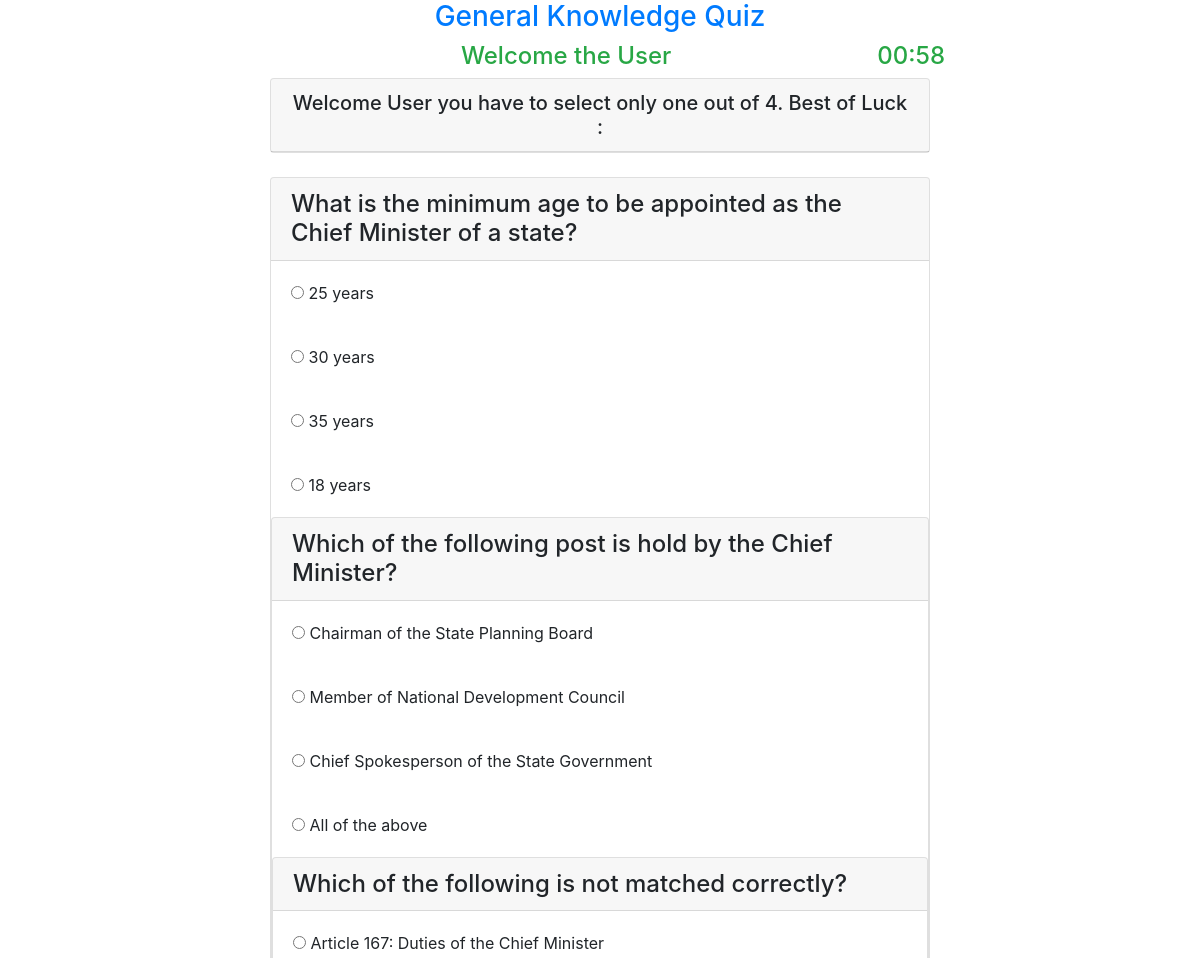
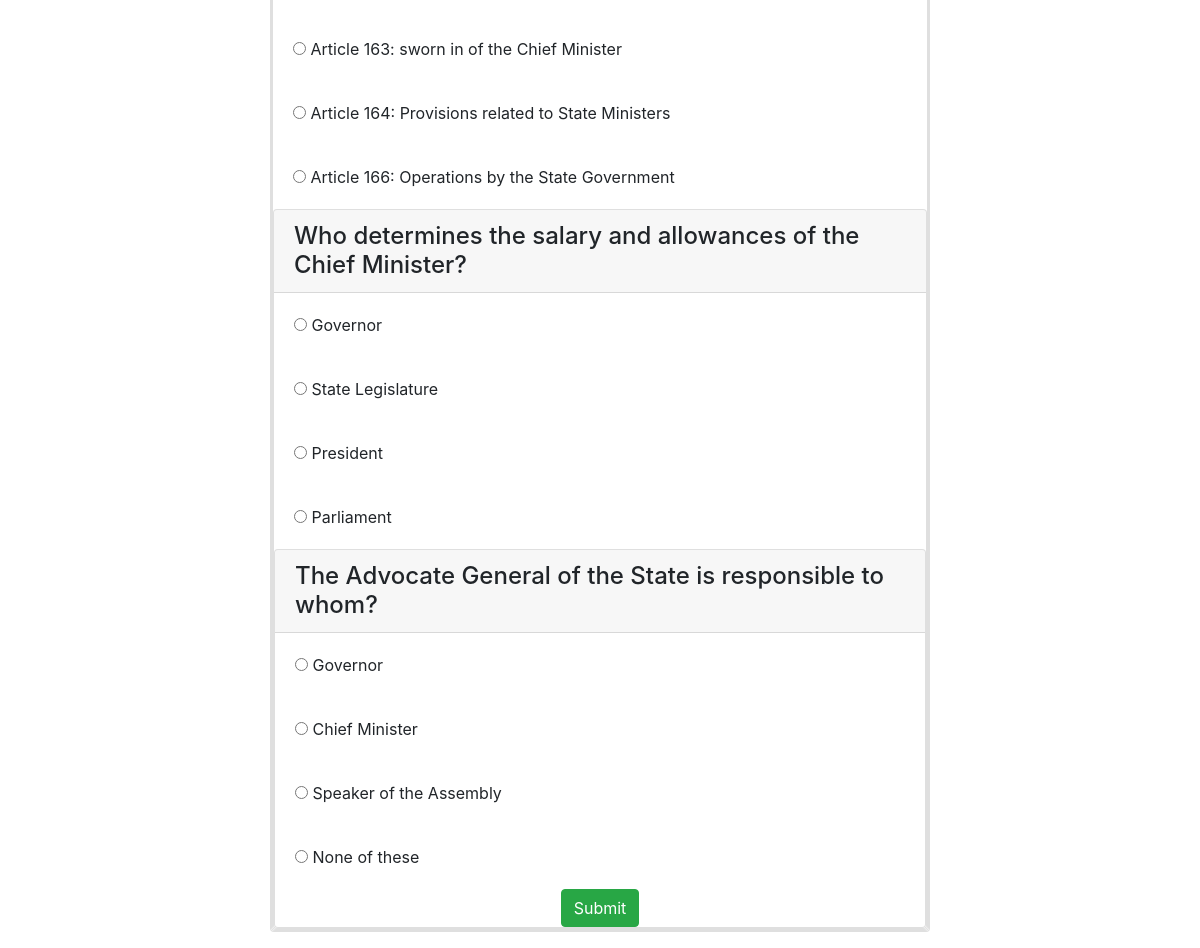
Screenshot of /mediumquiz.php with the database file from the repository (2 pictures, top to bottom).
### tables this page shows
CREATE TABLE IF NOT EXISTS `mediumq` (
  `mqid` int(250) NOT NULL AUTO_INCREMENT,
  `mquestion` varchar(250) NOT NULL,
  `m_ans_id` int(200) NOT NULL,
  PRIMARY KEY (`mqid`)
);

CREATE TABLE IF NOT EXISTS `mediumans` (
  `m_aid` int(250) NOT NULL AUTO_INCREMENT,
  `m_answer` varchar(250) NOT NULL,
  `m_ans_id` int(250) NOT NULL,
  PRIMARY KEY (`m_aid`)
);

### mediumquiz.php (the view, shortened to what this page needs)
<?php
	$servername = "localhost";
	$username = "root";
	$password = "";
	$db="quiz";
	$conn = new mysqli($servername, $username, $password, $db);
?>
<html>
	<head>
		<link rel="stylesheet" href="https://maxcdn.bootstrapcdn.com/bootstrap/4.5.2/css/bootstrap.min.css">
		<link rel="stylesheet" type="text/css" href="css/style.css">
	</head>
	<body onload="timeout()">
		<div class="container">
			<h3 class="text-center text-primary">General Knowledge Quiz</h3>
			<h4 class="text-center text-success">Welcome the User
			<div id="time" style="float:right">timeout</div></h4>
		<div class="col-lg-12 m-auto d-block">
			<div class="card">
				<h5 class="text-center card-header">Welcome User you have to select only one out of 4. Best of Luck :</h5>
			</div><br>
			<form action="mediumcheck.php" id="q1" method="POST">
			<?php
				for($i=1;$i<6;$i++)
				{
				$q = "select * from mediumq where mqid= $i";
				$query = mysqli_query($conn,$q);
				while($rows = mysqli_fetch_array($query))
				{
			?>
				<div class="card">
					<h4 class="card-header"><?php echo $rows['mquestion']?></h4>
					<?php
						$q = "select * from mediumans where m_ans_id = $i";
						$query = mysqli_query($conn,$q);
						while($rows = mysqli_fetch_array($query))
						{
					?>
					<div class="card-body">
						<input type="radio" name="quizcheck[<?php echo $rows['m_ans_id'];?>]" value="<?php echo $rows['m_aid'];?>">
						<?php echo $rows['m_answer'];?>
					</div>
			<?php
			}
				}
				}
			?>
			<input type="submit" name="submit" value="Submit" class="btn btn-success m-auto d-block">
	</form>
	</div>
	</div>
	</body>
</html>

### css/style.css (style rules this page uses)
.container { width:60%; margin:0 auto; overflow:auto; }

### rows the page displays
mediumq: mquestion "What is the minimum age to be appointed as the Chief Minister of a state?"
mediumans: m_answer "25 years"
mediumans: m_answer "30 years"
mediumans: m_answer "35 years"
mediumans: m_answer "18 years"
mediumq: mquestion "Which of the following post is hold by the Chief Minister?"
mediumans: m_answer "Chairman of the State Planning Board"
mediumans: m_answer "Member of National Development Council"
mediumans: m_answer "Chief Spokesperson of the State Government"
mediumans: m_answer "All of the above"
mediumq: mquestion "Which of the following is not matched correctly?"
mediumans: m_answer "Article 167: Duties of the Chief Minister"
mediumans: m_answer "Article 163: sworn in of the Chief Minister"
mediumans: m_answer "Article 164: Provisions related to State Ministers"
mediumans: m_answer "Article 166: Operations by the State Government"
mediumq: mquestion "Who determines the salary and allowances of the Chief Minister?"
mediumans: m_answer "Governor"
mediumans: m_answer "State Legislature"
mediumans: m_answer "President"
mediumans: m_answer "Parliament"
mediumq: mquestion "The Advocate General of the State is responsible to whom?"
mediumans: m_answer "Governor"
mediumans: m_answer "Chief Minister"
mediumans: m_answer "Speaker of the Assembly"
mediumans: m_answer "None of these"
